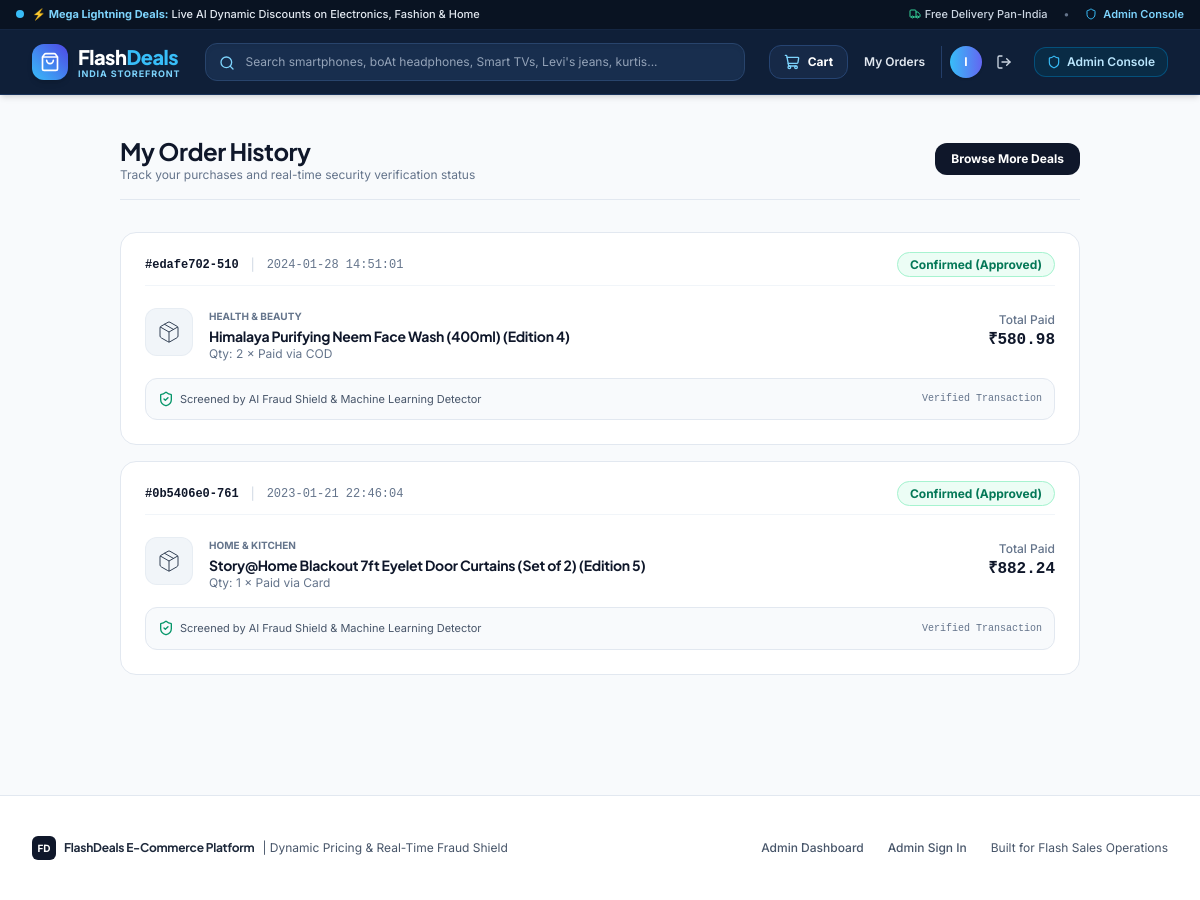
Screenshot of /my-orders (signed in) with the database file from the repository.
### app/models.py (models this page shows, shortened)
class Customer(UserMixin, db.Model):
    __tablename__ = 'customers'
    id = db.Column(db.String(64), primary_key=True, default=generate_uuid)
    name = db.Column(db.String(255), nullable=False)
    email = db.Column(db.String(255), unique=True, nullable=False)
    password_hash = db.Column(db.String(255), nullable=True)
    signup_date = db.Column(db.String(50), nullable=True)
    device_id = db.Column(db.String(255), nullable=True)
    ip_address = db.Column(db.String(100), nullable=True)
    account_age_days = db.Column(db.Integer, nullable=False, default=30)
    orders = db.relationship('Order', backref='customer', lazy='dynamic', order_by='Order.order_timestamp.desc()')
    @property
    def is_admin(self):
        return False

class Order(db.Model):
    __tablename__ = 'orders'
    id = db.Column(db.String(64), primary_key=True, default=generate_uuid)
    customer_id = db.Column(db.String(64), db.ForeignKey('customers.id'), nullable=False)
    product_id = db.Column(db.String(64), db.ForeignKey('products.id'), nullable=False)
    quantity = db.Column(db.Integer, nullable=False, default=1)
    price_paid = db.Column(db.Float, nullable=False)
    discount_applied = db.Column(db.Float, nullable=False, default=0.0)
    coupon_code = db.Column(db.String(100), nullable=True)
    order_timestamp = db.Column(db.String(50), nullable=False)
    payment_method = db.Column(db.String(50), nullable=False, default='Card')
    is_flash_sale = db.Column(db.Boolean, nullable=False, default=False)
    status = db.Column(db.String(50), nullable=False, default='APPROVED') # APPROVED, REVIEW, BLOCKED
    fraud_label = db.relationship('FraudLabel', backref='order', uselist=False)
    fraud_alerts = db.relationship('FraudAlert', backref='order', lazy='dynamic', order_by='FraudAlert.created_at.desc()')

class Product(db.Model):
    __tablename__ = 'products'
    id = db.Column(db.String(64), primary_key=True, default=generate_uuid)
    name = db.Column(db.String(255), nullable=False)
    category = db.Column(db.String(100), nullable=False)
    base_price = db.Column(db.Float, nullable=False)
    cost_price = db.Column(db.Float, nullable=False)
    current_price = db.Column(db.Float, nullable=False)
    stock_quantity = db.Column(db.Integer, nullable=False, default=100)
    popularity_score = db.Column(db.Float, nullable=False, default=0.5)
    created_at = db.Column(db.String(50), nullable=True)
    orders = db.relationship('Order', backref='product', lazy='dynamic')
    competitor_prices = db.relationship('CompetitorPrice', backref='product', lazy='dynamic')
    price_logs = db.relationship('PriceLog', backref='product', lazy='dynamic', order_by='PriceLog.timestamp.desc()')

### app/orders/routes.py (the view)
@orders_bp.route('/my-orders')
@login_required
def my_orders():
    orders = Order.query.filter_by(customer_id=current_user.id).order_by(Order.order_timestamp.desc()).all()
    return render_template('storefront/my_orders.html', orders=orders)

### app/__init__.py (called while the page is built)
@login_manager.user_loader
def load_user(user_id):
    if session.get('is_admin'):
        return AdminUser.query.get(user_id)
    return Customer.query.get(user_id)

### app/templates/storefront/my_orders.html (shortened to what this page needs)
{% extends "base.html" %}
{% block content %}
<div class="max-w-5xl mx-auto px-4 sm:px-6 lg:px-8 py-10 space-y-8">
  <div class="flex items-center justify-between border-b border-slate-200 pb-4">
    <div>
      <h1 class="text-2xl font-bold font-display text-slate-900">My Order History</h1>
      <p class="text-xs text-slate-500">Track your purchases and real-time security verification status</p>
    </div>
    <a href="{{ url_for('products.index') }}" class="py-2 px-4 rounded-xl bg-slate-900 hover:bg-slate-800 text-white font-bold text-xs shadow-xs">
      Browse More Deals
    </a>
  </div>
  {% if orders|length == 0 %}
    <div class="p-16 text-center rounded-2xl bg-white border border-slate-200 space-y-4 shadow-xs">
      <div class="w-16 h-16 rounded-full bg-slate-100 text-slate-400 flex items-center justify-center mx-auto">
        <i data-lucide="package-search" class="w-8 h-8"></i>
      </div>
      <h3 class="text-lg font-bold text-slate-800">No orders placed yet</h3>
      <p class="text-xs text-slate-500 max-w-sm mx-auto">You haven't placed any flash sale orders. Browse active Indian product deals today!</p>
      <a href="{{ url_for('products.index') }}" class="inline-block py-2.5 px-6 rounded-xl bg-slate-900 hover:bg-slate-800 text-white text-xs font-bold shadow-xs transition-all">
        Browse Deals
      </a>
    </div>
  {% else %}
    <div class="space-y-4">
      {% for order in orders %}
        <div class="p-6 rounded-2xl bg-white border border-slate-200 shadow-xs space-y-4 hover:border-slate-300 transition-all">
          <div class="flex flex-col sm:flex-row sm:items-center justify-between gap-2 border-b border-slate-100 pb-3 text-xs">
            <div class="flex items-center gap-3">
              <span class="font-mono font-bold text-slate-900">#{{ order.id[:12] }}</span>
              <span class="text-slate-300">|</span>
              <span class="text-slate-500 font-mono">{{ order.order_timestamp[:19].replace('T', ' ') }}</span>
            </div>
            <div>
              <span class="px-3 py-1 rounded-full text-xs font-bold border
                {% if order.status == 'BLOCKED' %} bg-rose-50 text-rose-700 border-rose-200
                {% elif order.status == 'REVIEW' or order.status == 'PENDING_REVIEW' %} bg-amber-50 text-amber-700 border-amber-200
                {% else %} bg-emerald-50 text-emerald-700 border-emerald-200 {% endif %}">
                {% if order.status == 'BLOCKED' %} Security Blocked
                {% elif order.status == 'REVIEW' or order.status == 'PENDING_REVIEW' %} Under Compliance Review
                {% else %} Confirmed (Approved) {% endif %}
              </span>
            </div>
          </div>
          <div class="flex items-center justify-between gap-4">
            <div class="flex items-center gap-4 min-w-0">
              <div class="w-12 h-12 rounded-xl bg-slate-100 flex items-center justify-center text-slate-700 flex-shrink-0 border border-slate-200/60">
                <i data-lucide="package" class="w-6 h-6 stroke-1"></i>
              </div>
              <div class="min-w-0">
                <span class="text-[10px] font-bold uppercase text-slate-500">{{ order.product.category if order.product else 'SKU' }}</span>
                <h4 class="font-bold text-sm text-slate-900 truncate">{{ order.product.name if order.product else 'Product' }}</h4>
                <div class="text-xs text-slate-500">Qty: {{ order.quantity }} × Paid via {{ order.payment_method }}</div>
              </div>
            </div>
            <div class="text-right">
              <div class="text-xs text-slate-500 font-medium">Total Paid</div>
              <div class="font-mono font-black text-base text-slate-900">{{ order.price_paid | currency }}</div>
            </div>
          </div>
          <div class="p-3 rounded-xl bg-slate-50 border border-slate-200 flex items-center justify-between text-[11px] text-slate-600">
            <div class="flex items-center gap-1.5">
              <i data-lucide="shield-check" class="w-4 h-4 text-emerald-600"></i>
              <span>Screened by AI Fraud Shield & Machine Learning Detector</span>
            </div>
            <span class="font-mono text-slate-500 text-[10px]">Verified Transaction</span>
          </div>
        </div>
      {% endfor %}
    </div>
  {% endif %}
</div>
{% endblock %}

### app/templates/base.html (shortened to what this page needs)
<!DOCTYPE html>
<html lang="en" class="h-full bg-slate-50 text-slate-900">
<head>
  <script src="https://cdn.tailwindcss.com"></script>
  <link rel="stylesheet" href="{{ url_for('static', filename='css/custom.css') }}">
</head>
<body class="h-full flex flex-col antialiased bg-slate-50 text-slate-800 selection:bg-brand-500 selection:text-white">
  {% block body %}
    <header class="sticky top-0 z-40 storefront-navbar border-b border-[#1a335a] shadow-md transition-all">
      <div class="storefront-topbar text-white text-[11px] py-1.5 px-4 font-medium border-b border-[#142642]">
        <div class="max-w-7xl mx-auto flex items-center justify-between">
          <div class="flex items-center gap-2">
            <span class="inline-block w-2 h-2 rounded-full bg-sky-400 animate-pulse"></span>
            <span class="text-slate-200">⚡ <strong class="text-sky-300">Mega Lightning Deals:</strong> Live AI Dynamic Discounts on Electronics, Fashion & Home</span>
          </div>
          <div class="hidden sm:flex items-center gap-4 text-slate-300">
            <span class="text-slate-300 flex items-center gap-1"><i data-lucide="truck" class="w-3 h-3 text-emerald-400"></i> Free Delivery Pan-India</span>
            <span class="text-slate-500">•</span>
            <a href="{{ url_for('dashboard.overview') }}" class="text-sky-300 hover:text-white font-semibold flex items-center gap-1.5 transition-colors">
              <i data-lucide="shield" class="w-3 h-3 text-sky-400"></i>
              <span>Admin Console</span>
            </a>
          </div>
        </div>
      </div>
      <div class="max-w-7xl mx-auto px-4 sm:px-6 lg:px-8">
        <div class="flex items-center justify-between h-16 gap-6">
          <a href="{{ url_for('products.index') }}" class="flex items-center gap-2.5 flex-shrink-0 group">
            <div class="w-9 h-9 rounded-xl bg-gradient-to-tr from-sky-400 to-indigo-600 flex items-center justify-center text-white font-bold shadow-md group-hover:scale-105 transition-transform">
              <i data-lucide="shopping-bag" class="w-5 h-5"></i>
            </div>
            <div class="flex flex-col">
              <span class="text-xl font-extrabold font-display tracking-tight text-white">Flash<span class="text-sky-400">Deals</span></span>
              <span class="text-[9px] font-bold text-sky-300 uppercase tracking-widest -mt-1">India Storefront</span>
            </div>
          </a>
          <div class="flex-1 max-w-xl hidden md:block">
            <form action="{{ url_for('products.index') }}" method="GET" class="relative">
              <input type="text" name="q" placeholder="Search smartphones, boAt headphones, Smart TVs, Levi's jeans, kurtis..." value="{{ request.args.get('q', '') }}"
                class="storefront-search-input w-full pl-10 pr-4 py-2.5 text-xs rounded-xl outline-none focus:ring-2 focus:ring-sky-400/50 transition-all shadow-inner">
              <i data-lucide="search" class="w-4 h-4 text-sky-300 absolute left-3.5 top-3"></i>
            </form>
          </div>
          <div class="flex items-center gap-3 sm:gap-4">
            <a href="{{ url_for('orders.cart') }}" class="flex items-center gap-2 px-3.5 py-2 rounded-xl bg-[#162947] hover:bg-[#1d355c] text-white transition-all text-xs font-semibold border border-[#264472] shadow-xs">
              <div class="relative">
                <i data-lucide="shopping-cart" class="w-4 h-4 text-sky-300"></i>
              </div>
              <span class="hidden sm:inline font-bold">Cart</span>
            </a>
            {% if current_user.is_authenticated and not current_user.is_admin %}
              <a href="{{ url_for('orders.my_orders') }}" class="text-xs font-semibold text-slate-200 hover:text-white hidden sm:block">My Orders</a>
              <div class="flex items-center gap-2 pl-2 border-l border-[#243e69]">
                <div class="w-8 h-8 rounded-full bg-gradient-to-r from-sky-400 to-indigo-500 text-white font-bold text-xs flex items-center justify-center shadow">
                  {{ current_user.name[:1] }}
                </div>
                <a href="{{ url_for('auth.logout') }}" title="Sign Out" class="p-1.5 text-slate-300 hover:text-rose-400 transition-colors">
                  <i data-lucide="log-out" class="w-4 h-4"></i>
                </a>
              </div>
            {% endif %}
            <a href="{{ url_for('dashboard.overview') }}" class="hidden lg:flex items-center gap-1.5 px-3 py-1.5 rounded-xl bg-sky-950/80 hover:bg-sky-900 border border-sky-700/60 text-sky-200 hover:text-white text-xs font-semibold transition-all">
              <i data-lucide="shield" class="w-3.5 h-3.5 text-sky-400"></i>
              <span>Admin Console</span>
            </a>
          </div>
        </div>
      </div>
    </header>
    <main class="flex-1">
      {% block content %}{% endblock %}
    </main>
    <footer class="bg-white border-t border-slate-200 mt-20 py-10 text-slate-600 text-xs">
      <div class="max-w-7xl mx-auto px-4 sm:px-6 lg:px-8 flex flex-col sm:flex-row items-center justify-between gap-4">
        <div class="flex items-center gap-2">
          <div class="w-6 h-6 rounded-md bg-slate-900 flex items-center justify-center text-white text-[10px] font-bold">
            FD
          </div>
          <span class="font-bold text-slate-800 font-display">FlashDeals E-Commerce Platform</span>
          <span class="text-slate-600">| Dynamic Pricing & Real-Time Fraud Shield</span>
        </div>
        <div class="flex items-center gap-6 text-slate-600">
          <a href="{{ url_for('dashboard.overview') }}" class="hover:text-slate-900 font-medium">Admin Dashboard</a>
          <a href="{{ url_for('auth.admin_login') }}" class="hover:text-slate-900 font-medium">Admin Sign In</a>
          <span>Built for Flash Sales Operations</span>
        </div>
      </div>
    </footer>
  {% endblock %}
</body>
</html>

### app/static/css/custom.css (style rules this page uses)
:root { --font-sans: 'Inter', -apple-system, BlinkMacSystemFont, "Segoe UI", Roboto, sans-serif; --font-display: 'Plus Jakarta Sans', 'Inter', sans-serif; --admin-bg: #edf4fa; --admin-sidebar-bg: #e2edf8; --admin-header-bg: #f4f8fd; --admin-card-bg: #ffffff; --admin-border: #cfe0f2; --admin-border-subtle: #dbe7f5; --admin-accent: #0284c7; --admin-accent-dark: #0369a1; --admin-nav-active-bg: #d6e7f9; --admin-nav-active-text: #0369a1; --storefront-top-bg: #091322; --storefront-header-bg: #0f1f38; --storefront-header-border: #1a335a; --storefront-hero-start: #0c192c; --storefront-hero-mid: #112542; --storefront-hero-end: #183358; --text-main: #0f172a; --text-muted: #475569; --text-subtle: #64748b; }
body { font-family: var(--font-sans); color: var(--text-main); -webkit-font-smoothing: antialiased; -moz-osx-font-smoothing: grayscale; }
h1, h2, h3, h4, .font-display { font-family: var(--font-display); letter-spacing: -0.02em; }
.storefront-topbar { background-color: var(--storefront-top-bg) !important; color: #94a3b8; }
.storefront-navbar { background-color: var(--storefront-header-bg) !important; border-bottom: 1px solid var(--storefront-header-border) !important; }
.storefront-search-input { background-color: #182e4e !important; border: 1px solid #28446c !important; color: #ffffff !important; }
.storefront-search-input::placeholder { color: #94a3b8 !important; }

### rows the page displays
Customer: name "I"
Order: id "edafe702-510", order_timestamp "2024-01-28 14:51:01", status "Confirmed (Approved)", product "HEALTH & BEAUTY", product "Himalaya Purifying Neem Face Wash (400ml) (Edition 4)", quantity "2", payment_method "COD", price_paid "₹580.98"
Order: id "0b5406e0-761", order_timestamp "2023-01-21 22:46:04", status "Confirmed (Approved)", product "HOME & KITCHEN", product "Story@Home Blackout 7ft Eyelet Door Curtains (Set of 2) (Edition 5)", quantity "1", payment_method "Card", price_paid "₹882.24"
